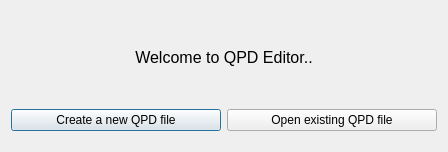
<?xml version="1.0" encoding="UTF-8"?>
<ui version="4.0">
 <class>QPDWelcomeDialog</class>
 <widget class="QDialog" name="QPDWelcomeDialog">
  <property name="geometry">
   <rect>
    <x>0</x>
    <y>0</y>
    <width>448</width>
    <height>152</height>
   </rect>
  </property>
  <property name="windowTitle">
   <string>Welcome</string>
  </property>
  <layout class="QVBoxLayout" name="verticalLayout">
   <item>
    <widget class="QLabel" name="label">
     <property name="font">
      <font>
       <pointsize>12</pointsize>
      </font>
     </property>
     <property name="text">
      <string>Welcome to QPD Editor..</string>
     </property>
     <property name="alignment">
      <set>Qt::AlignCenter</set>
     </property>
    </widget>
   </item>
   <item>
    <layout class="QHBoxLayout" name="horizontalLayout">
     <property name="bottomMargin">
      <number>10</number>
     </property>
     <item>
      <widget class="QPushButton" name="create_push_button">
       <property name="text">
        <string>Create a new QPD file</string>
       </property>
      </widget>
     </item>
     <item>
      <widget class="QPushButton" name="open_push_button">
       <property name="text">
        <string>Open existing QPD file</string>
       </property>
      </widget>
     </item>
    </layout>
   </item>
  </layout>
 </widget>
 <resources/>
 <connections/>
</ui>
